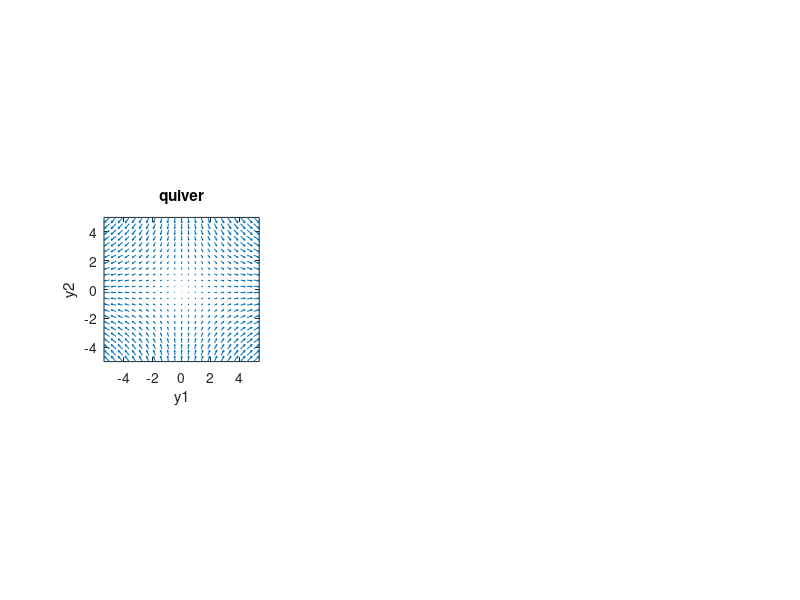

The MATLAB source for this figure: (Note: this script raises an error after producing the figure.)
A__ = [ 1/pi, 0; 0, -1/pi ];
n_y1 = 23;
y1_ = linspace(-5,+5,n_y1); dy1 = mean(diff(y1_));
n_y2 = 24;
y2_ = linspace(-5,+5,n_y2); dy2 = mean(diff(y2_));
[Y1__,Y2__] = ndgrid(y1_,y2_);
dy1dt__ = A__(1,1)*Y1__ + A__(1,2)*Y2__ ;
dy2dt__ = A__(2,1)*Y1__ + A__(2,2)*Y2__ ;
subplot(1,3,1);
quiver(Y1__,Y2__,dy1dt__,dy2dt__);
xlim([-5,+5]); xlabel('y1');
ylim([-5,+5]); ylabel('y2');
axis image;
title('quiver');

ODE_RHS = @(t,Y_) A__* Y_ ;
V__ = ODE_RHS([], [ reshape(Y1__,[1,n_y1*n_y2]) ; reshape(Y2__,[1,n_y1*n_y2]) ] );
V1__ = reshape(V__(1,:),[n_y1,n_y2]);
V2__ = reshape(V__(2,:),[n_y1,n_y2]);
W__ = atan2(V2__,V1__);
U1__ = cos(W__);
U2__ = sin(W__);
r = min(dy1,dy2)*0.45;
Y1_pos__ = Y1__ + r*U1__; Y1_pre__ = Y1__ - r*U1__;
Y2_pos__ = Y2__ + r*U2__; Y2_pre__ = Y2__ - r*U2__;
V_mag__ = sqrt(V1__.^2 + V2__.^2); V_max = max(V_mag__,[],'all');
V_mag_lim_ = [prctile(V_mag__(:),15),prctile(V_mag__(:),85)];
C___ = zeros(n_y1,n_y2,3);
c__ = colormap('cool'); n_c = size(c__,1);
nc_index__ = max(0,min(n_c-1,floor(n_c * (V_mag__ - V_mag_lim_(1))/diff(V_mag_lim_))));
for ny1=0:n_y1-1;
for ny2=0:n_y2-1;
C___(1+ny1,1+ny2,:) = c__(1+nc_index__(1+ny1,1+ny2),:);
end;
end;
subplot(1,3,2);
hold on;
p = patch(transpose([Y1_pre__(:),Y1_pos__(:)]),transpose([Y2_pre__(:),Y2_pos__(:)]),repmat(reshape(C___,[1,n_y1*n_y2,3]),[2,1,1]),'EdgeColor','interp');
hold off;
cb = colorbar();
n_trial = 32; T_max = 15;
for ntrial=0:n_trial-1;
tmp_w = 2*pi*(ntrial+0.5)/n_trial;
Y_ini_ = 2*[cos(tmp_w);sin(tmp_w)];
[t_ode,Y_ode_] = ode23(ODE_RHS,linspace(0,5,64),Y_ini_);
hold on;
plot(Y_ini_(1),Y_ini_(2),'ro');
plot(Y_ode_(:,1),Y_ode_(:,2),'r-','LineWidth',2);
hold off;
end;
xlim([-5,+5]); xlabel('y1');
ylim([-5,+5]); ylabel('y2');
axis image;
title('homebrew');

n_y1 = 64;
y1_ = linspace(-5,+5,n_y1); dy1 = mean(diff(y1_));
n_y2 = 65;
y2_ = linspace(-5,+5,n_y2); dy2 = mean(diff(y2_));
[Y1__,Y2__] = ndgrid(y1_,y2_);
ODE_RHS = @(t,Y_) [ sin(2*pi*Y_(1,:)/4) .* exp(-(Y_(2,:)).^2/(2*2^2)) ; cos(2*pi*Y_(2,:)/4) .* exp(-(Y_(1,:)).^2/(2*4^2)) ]  ;
V__ = ODE_RHS([], [ reshape(Y1__,[1,n_y1*n_y2]) ; reshape(Y2__,[1,n_y1*n_y2]) ] );
V1__ = reshape(V__(1,:),[n_y1,n_y2]);
V2__ = reshape(V__(2,:),[n_y1,n_y2]);
W__ = atan2(V2__,V1__);
U1__ = cos(W__);
U2__ = sin(W__);
r = min(dy1,dy2)*0.45;
Y1_pos__ = Y1__ + r*U1__; Y1_pre__ = Y1__ - r*U1__;
Y2_pos__ = Y2__ + r*U2__; Y2_pre__ = Y2__ - r*U2__;
V_mag__ = sqrt(V1__.^2 + V2__.^2); V_max = max(V_mag__,[],'all');
V_mag_lim_ = [prctile(V_mag__(:),15),prctile(V_mag__(:),85)];
C___ = zeros(n_y1,n_y2,3);
c__ = colormap('copper'); n_c = size(c__,1);
nc_index__ = max(0,min(n_c-1,floor(n_c * (V_mag__ - V_mag_lim_(1))/diff(V_mag_lim_)))); 
for ny1=0:n_y1-1;
for ny2=0:n_y2-1;
C___(1+ny1,1+ny2,:) = c__(1+nc_index__(1+ny1,1+ny2),:);
end;
end;
subplot(1,3,3);
hold on;
p = patch(transpose([Y1_pre__(:),Y1_pos__(:)]),transpose([Y2_pre__(:),Y2_pos__(:)]),repmat(reshape(C___,[1,n_y1*n_y2,3]),[2,1,1]),'EdgeColor','interp');
hold off;
cb = colorbar();
n_trial = 8; T_max = 15;
for ntrial=0:n_trial-1;
tmp_w = 2*pi*(ntrial+0.5)/n_trial;
Y_ini_ = 2*[cos(tmp_w);sin(tmp_w)];
[t_ode,Y_ode_] = ode23(ODE_RHS,linspace(0,5,64),Y_ini_);
hold on;
plot(Y_ini_(1),Y_ini_(2),'ro');
plot(Y_ode_(:,1),Y_ode_(:,2),'r-','LineWidth',2);
hold off;
end;
xlim([-5,+5]); xlabel('y1');
ylim([-5,+5]); ylabel('y2');
axis image;
title('arbitrary');
set(gcf,'Position',1+[0,0,1536,512]);